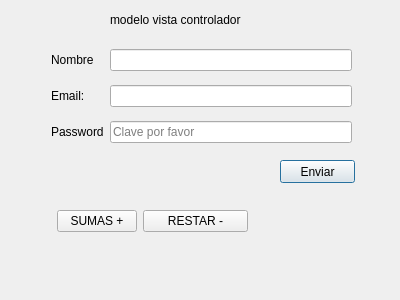
<?xml version="1.0" encoding="UTF-8"?>
<ui version="4.0">
 <class>Dialog</class>
 <widget class="QDialog" name="Dialog">
  <property name="geometry">
   <rect>
    <x>0</x>
    <y>0</y>
    <width>400</width>
    <height>300</height>
   </rect>
  </property>
  <property name="windowTitle">
   <string>Dialog</string>
  </property>
  <widget class="QPushButton" name="boton">
   <property name="geometry">
    <rect>
     <x>280</x>
     <y>160</y>
     <width>75</width>
     <height>23</height>
    </rect>
   </property>
   <property name="text">
    <string>Enviar</string>
   </property>
  </widget>
  <widget class="QLabel" name="label_4">
   <property name="geometry">
    <rect>
     <x>110</x>
     <y>10</y>
     <width>191</width>
     <height>20</height>
    </rect>
   </property>
   <property name="text">
    <string>modelo vista controlador</string>
   </property>
  </widget>
  <widget class="QWidget" name="layoutWidget">
   <property name="geometry">
    <rect>
     <x>51</x>
     <y>41</y>
     <width>301</width>
     <height>111</height>
    </rect>
   </property>
   <layout class="QGridLayout" name="gridLayout">
    <item row="0" column="0">
     <widget class="QLabel" name="label">
      <property name="text">
       <string>Nombre</string>
      </property>
     </widget>
    </item>
    <item row="0" column="1">
     <widget class="QLineEdit" name="nombre"/>
    </item>
    <item row="1" column="0">
     <widget class="QLabel" name="label_2">
      <property name="text">
       <string>Email:</string>
      </property>
     </widget>
    </item>
    <item row="1" column="1">
     <widget class="QLineEdit" name="email"/>
    </item>
    <item row="2" column="0">
     <widget class="QLabel" name="label_3">
      <property name="text">
       <string>Password</string>
      </property>
     </widget>
    </item>
    <item row="2" column="1">
     <widget class="QLineEdit" name="lineEdit">
      <property name="placeholderText">
       <string>Clave por favor</string>
      </property>
     </widget>
    </item>
   </layout>
  </widget>
  <widget class="QLabel" name="lbl_ver">
   <property name="geometry">
    <rect>
     <x>54</x>
     <y>260</y>
     <width>141</width>
     <height>20</height>
    </rect>
   </property>
   <property name="text">
    <string/>
   </property>
  </widget>
  <widget class="QWidget" name="">
   <property name="geometry">
    <rect>
     <x>57</x>
     <y>210</y>
     <width>191</width>
     <height>31</height>
    </rect>
   </property>
   <layout class="QFormLayout" name="formLayout">
    <item row="0" column="0">
     <widget class="QPushButton" name="btn_add">
      <property name="text">
       <string>SUMAS +</string>
      </property>
     </widget>
    </item>
    <item row="0" column="1">
     <widget class="QPushButton" name="btn_rest">
      <property name="text">
       <string>RESTAR -</string>
      </property>
     </widget>
    </item>
   </layout>
  </widget>
 </widget>
 <resources/>
 <connections/>
</ui>
